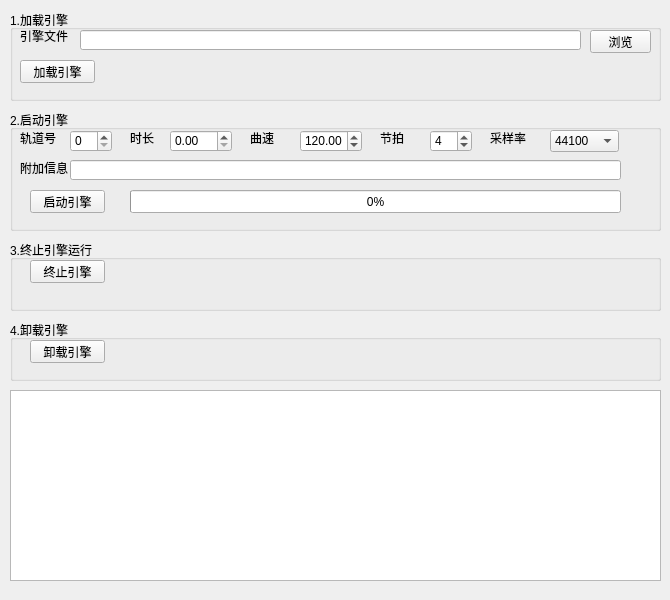
<?xml version="1.0" encoding="UTF-8"?>
<ui version="4.0">
 <class>MainWindow</class>
 <widget class="QMainWindow" name="MainWindow">
  <property name="geometry">
   <rect>
    <x>0</x>
    <y>0</y>
    <width>670</width>
    <height>600</height>
   </rect>
  </property>
  <property name="minimumSize">
   <size>
    <width>670</width>
    <height>600</height>
   </size>
  </property>
  <property name="maximumSize">
   <size>
    <width>670</width>
    <height>600</height>
   </size>
  </property>
  <property name="font">
   <font>
    <family>Microsoft YaHei UI</family>
   </font>
  </property>
  <property name="windowTitle">
   <string>Infinity合成引擎测试平台</string>
  </property>
  <property name="windowIcon">
   <iconset resource="src.qrc">
    <normaloff>:/imags/Infinity LOGO.png</normaloff>:/imags/Infinity LOGO.png</iconset>
  </property>
  <widget class="QWidget" name="centralwidget">
   <widget class="QGroupBox" name="groupBox">
    <property name="geometry">
     <rect>
      <x>10</x>
      <y>10</y>
      <width>651</width>
      <height>91</height>
     </rect>
    </property>
    <property name="title">
     <string>1.加载引擎</string>
    </property>
    <widget class="QLineEdit" name="filepath">
     <property name="geometry">
      <rect>
       <x>70</x>
       <y>20</y>
       <width>501</width>
       <height>20</height>
      </rect>
     </property>
    </widget>
    <widget class="QLabel" name="label">
     <property name="geometry">
      <rect>
       <x>10</x>
       <y>20</y>
       <width>54</width>
       <height>12</height>
      </rect>
     </property>
     <property name="text">
      <string>引擎文件</string>
     </property>
     <property name="buddy">
      <cstring>filepath</cstring>
     </property>
    </widget>
    <widget class="QPushButton" name="openfile">
     <property name="geometry">
      <rect>
       <x>580</x>
       <y>20</y>
       <width>61</width>
       <height>23</height>
      </rect>
     </property>
     <property name="text">
      <string>浏览</string>
     </property>
    </widget>
    <widget class="QPushButton" name="loadengine">
     <property name="geometry">
      <rect>
       <x>10</x>
       <y>50</y>
       <width>75</width>
       <height>23</height>
      </rect>
     </property>
     <property name="text">
      <string>加载引擎</string>
     </property>
    </widget>
   </widget>
   <widget class="QGroupBox" name="groupBox_2">
    <property name="geometry">
     <rect>
      <x>10</x>
      <y>110</y>
      <width>651</width>
      <height>121</height>
     </rect>
    </property>
    <property name="title">
     <string>2.启动引擎</string>
    </property>
    <widget class="QSpinBox" name="track">
     <property name="geometry">
      <rect>
       <x>60</x>
       <y>20</y>
       <width>42</width>
       <height>22</height>
      </rect>
     </property>
    </widget>
    <widget class="QDoubleSpinBox" name="time">
     <property name="geometry">
      <rect>
       <x>160</x>
       <y>20</y>
       <width>62</width>
       <height>22</height>
      </rect>
     </property>
     <property name="maximum">
      <double>999999.000000000000000</double>
     </property>
    </widget>
    <widget class="QDoubleSpinBox" name="tempo">
     <property name="geometry">
      <rect>
       <x>290</x>
       <y>20</y>
       <width>62</width>
       <height>22</height>
      </rect>
     </property>
     <property name="minimum">
      <double>1.000000000000000</double>
     </property>
     <property name="maximum">
      <double>300.000000000000000</double>
     </property>
     <property name="value">
      <double>120.000000000000000</double>
     </property>
    </widget>
    <widget class="QSpinBox" name="clamp">
     <property name="geometry">
      <rect>
       <x>420</x>
       <y>20</y>
       <width>42</width>
       <height>22</height>
      </rect>
     </property>
     <property name="minimum">
      <number>1</number>
     </property>
     <property name="maximum">
      <number>12</number>
     </property>
     <property name="value">
      <number>4</number>
     </property>
    </widget>
    <widget class="QLabel" name="label_2">
     <property name="geometry">
      <rect>
       <x>10</x>
       <y>20</y>
       <width>41</width>
       <height>16</height>
      </rect>
     </property>
     <property name="text">
      <string>轨道号</string>
     </property>
     <property name="buddy">
      <cstring>track</cstring>
     </property>
    </widget>
    <widget class="QLabel" name="label_3">
     <property name="geometry">
      <rect>
       <x>120</x>
       <y>20</y>
       <width>41</width>
       <height>16</height>
      </rect>
     </property>
     <property name="text">
      <string>时长</string>
     </property>
     <property name="buddy">
      <cstring>time</cstring>
     </property>
    </widget>
    <widget class="QLabel" name="label_4">
     <property name="geometry">
      <rect>
       <x>240</x>
       <y>20</y>
       <width>41</width>
       <height>16</height>
      </rect>
     </property>
     <property name="text">
      <string>曲速</string>
     </property>
     <property name="buddy">
      <cstring>tempo</cstring>
     </property>
    </widget>
    <widget class="QLabel" name="label_5">
     <property name="geometry">
      <rect>
       <x>370</x>
       <y>20</y>
       <width>41</width>
       <height>16</height>
      </rect>
     </property>
     <property name="text">
      <string>节拍</string>
     </property>
     <property name="buddy">
      <cstring>clamp</cstring>
     </property>
    </widget>
    <widget class="QComboBox" name="fs">
     <property name="geometry">
      <rect>
       <x>540</x>
       <y>20</y>
       <width>69</width>
       <height>22</height>
      </rect>
     </property>
     <item>
      <property name="text">
       <string>44100</string>
      </property>
     </item>
     <item>
      <property name="text">
       <string>48000</string>
      </property>
     </item>
     <item>
      <property name="text">
       <string>96000</string>
      </property>
     </item>
    </widget>
    <widget class="QLabel" name="label_6">
     <property name="geometry">
      <rect>
       <x>480</x>
       <y>20</y>
       <width>41</width>
       <height>16</height>
      </rect>
     </property>
     <property name="text">
      <string>采样率</string>
     </property>
     <property name="buddy">
      <cstring>fs</cstring>
     </property>
    </widget>
    <widget class="QLineEdit" name="ain">
     <property name="geometry">
      <rect>
       <x>60</x>
       <y>50</y>
       <width>551</width>
       <height>20</height>
      </rect>
     </property>
    </widget>
    <widget class="QLabel" name="label_7">
     <property name="geometry">
      <rect>
       <x>10</x>
       <y>50</y>
       <width>51</width>
       <height>16</height>
      </rect>
     </property>
     <property name="text">
      <string>附加信息</string>
     </property>
     <property name="buddy">
      <cstring>ain</cstring>
     </property>
    </widget>
    <widget class="QPushButton" name="start">
     <property name="geometry">
      <rect>
       <x>20</x>
       <y>80</y>
       <width>75</width>
       <height>23</height>
      </rect>
     </property>
     <property name="text">
      <string>启动引擎</string>
     </property>
    </widget>
    <widget class="QProgressBar" name="percent">
     <property name="geometry">
      <rect>
       <x>120</x>
       <y>80</y>
       <width>491</width>
       <height>23</height>
      </rect>
     </property>
     <property name="value">
      <number>0</number>
     </property>
     <property name="alignment">
      <set>Qt::AlignCenter</set>
     </property>
    </widget>
   </widget>
   <widget class="QGroupBox" name="groupBox_3">
    <property name="geometry">
     <rect>
      <x>10</x>
      <y>240</y>
      <width>651</width>
      <height>71</height>
     </rect>
    </property>
    <property name="title">
     <string>3.终止引擎运行</string>
    </property>
    <widget class="QPushButton" name="stop">
     <property name="geometry">
      <rect>
       <x>20</x>
       <y>20</y>
       <width>75</width>
       <height>23</height>
      </rect>
     </property>
     <property name="text">
      <string>终止引擎</string>
     </property>
    </widget>
   </widget>
   <widget class="QGroupBox" name="groupBox_4">
    <property name="geometry">
     <rect>
      <x>10</x>
      <y>320</y>
      <width>651</width>
      <height>61</height>
     </rect>
    </property>
    <property name="title">
     <string>4.卸载引擎</string>
    </property>
    <widget class="QPushButton" name="clean">
     <property name="geometry">
      <rect>
       <x>20</x>
       <y>20</y>
       <width>75</width>
       <height>23</height>
      </rect>
     </property>
     <property name="text">
      <string>卸载引擎</string>
     </property>
    </widget>
   </widget>
   <widget class="QPlainTextEdit" name="Tip">
    <property name="geometry">
     <rect>
      <x>10</x>
      <y>390</y>
      <width>651</width>
      <height>191</height>
     </rect>
    </property>
    <property name="undoRedoEnabled">
     <bool>false</bool>
    </property>
    <property name="readOnly">
     <bool>true</bool>
    </property>
   </widget>
  </widget>
 </widget>
 <resources>
  <include location="src.qrc"/>
 </resources>
 <connections/>
</ui>
